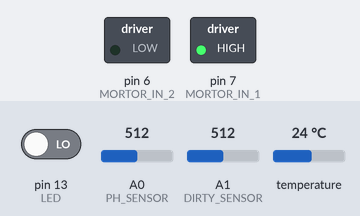
Bench run of a sketch on a simulated Arduino Uno, built with avr-gcc and run on an emulated ATmega328P. On the bench: switched loads named in the sketch (green lamp = pin HIGH). The test bench sets the inputs (shaded band); at power-on: pin 13 (LED) LOW, A0 (PH_SENSOR) = 512, A1 (DIRTY_SENSOR) = 512, temperature 24 °C. What the sketch prints to the serial monitor is not drawn.

Above: at 0.1 s.
Timing chart, 0 to 1.6 s (numbered marks = the images above):
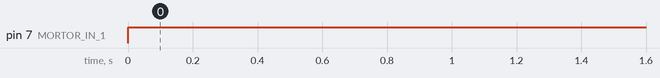

The sketch:

Smartank.ino
```cpp
#include <SoftwareSerial.h>
#include <OneWire.h>

//PIN Assignment
#define PH_SENSOR A0            //pH meter
#define DIRTY_SENSOR A1       // Dirty sensor
#define TEMPEATURE_SENSOR 4

#define BTrx 2
#define BTtx 3

#define MORTOR_IN_1 7                          // motor in 1
#define MORTOR_IN_2 6                          // motor in 2

#define LED 13

#define Offset 0.00            //deviation compensate for ph meter

#define samplingInterval 20
#define notifyInterval 800

//TODO: Confirm for the initial value
//Global variables for threshold
float temperatureThreshold = 28.0;
float dirtyThreshold = 6.0;
float pHThreshold = 1.0;

OneWire ds(TEMPEATURE_SENSOR);
SoftwareSerial BTSerial(BTrx,BTtx);

void setup(){
  BTSerial.begin(9600);
  Serial.begin(9600);
  //TODO: OUTPUT PIN?
  pinMode(TEMPEATURE_SENSOR, OUTPUT); //Pin, Only Sensing Read Setup
  pinMode(MORTOR_IN_1,OUTPUT);              // motor input 1
  pinMode(MORTOR_IN_2,OUTPUT);              // motor input 2
}

void loop(void)
{
  static float pHValue, dirtyVoltage, temperature;
  static unsigned long samplingTime = 0;
  static unsigned long notifyTime = 0;

  unsigned long currentTime = millis();

  //Handle bluetooth data from App
  receiveFromApp();

  //Get Sensor Data
  if(currentTime  > samplingTime + samplingInterval)
  {
     pHValue = getPH();
     dirtyVoltage= getDirty();     // dirty sensor's voltage (A1)
     temperature = getTemperature();                //ds18b20
     samplingTime = currentTime;
  }

  // Notify to App
  if(currentTime > notifyTime + notifyInterval)   //Every 800 milliseconds, print a numerical, convert the state of the LED indicator
  {
    notify(pHValue, dirtyVoltage, temperature);
    notifyTime = currentTime;
    delay(1000);
  }

  //TODO: configuration for boundary value and Check the comparison direction
  if (((temperature >= temperatureThreshold || pHValue <= pHThreshold) || dirtyVoltage <= dirtyThreshold))    // operating condition for motor
    motorA_Rotation();
}

void readFromApp(byte *data, int toRead) {
  //Not supported to read more than 4byte(long)
  if (toRead > 4)
    return;

  if (BTSerial.available() < toRead)
    return;

  //Read from MSB
  for (int i = toRead-1; i >= 0; i--)
    data[i] = BTSerial.read();
}

void handleAppData(short type, long payload) {
  switch(type) {
    case 0x01: temperatureThreshold = (float)payload; break;
    case 0x02: pHThreshold = (float)payload; break;
    case 0x03: dirtyThreshold = (float)payload; break;
    case 0x21: setMotorMode(payload); break;
    default: Serial.println("Undefined message type");
  }
}

void receiveFromApp() {
  short magicCode;
  short type;
  long payload;

  //Message should be 8byte
  if (BTSerial.available() < 8)
    return;

  readFromApp((byte *)&magicCode, sizeof(magicCode));

  Serial.println(magicCode);
  //validate the migicCode
  if (magicCode != 0x2018)
    return;

  readFromApp((byte *)&type, sizeof(type));
  readFromApp((byte *)&payload, sizeof(payload));

  Serial.println(type);
  Serial.println(payload);

  handleAppData(type, payload);
}

//For Network Byte-order
void toMSB(byte *source, byte *target, int len) {
  for (int i = 0; i < len; i++)
    target[i] = source[len - i -1];
}

void sendToApp(short type, float payload) {
  byte data[8] = {0x20, 0x18};
  toMSB((byte *)&type, &data[2], sizeof(type));
  toMSB((byte *)&payload, &data[4], sizeof(payload));
  BTSerial.write(data, sizeof(data));
}

void notify(float pHValue, float dirtyVoltage, float temperature) {
  Serial.println(pHValue,2);
  Serial.println(dirtyVoltage,2);
  Serial.println(temperature,2);
  digitalWrite(LED,digitalRead(LED)^1);

  //TODO: define macro for the type
  sendToApp(0x11, temperature);
  sendToApp(0x12, pHValue);
  sendToApp(0x13, dirtyVoltage);
}

float getDirty() {
  int sensorValue = analogRead(DIRTY_SENSOR);             // dirty sensor's value (A1)
  return sensorValue*(5.0/1024.0);     // dirty sensor's voltage (A1)
}

float getPH() {
  float voltage = getAveragePH() * 5.0 / 1024;
  return (3.5 * voltage) + Offset;
}

float getTemperature(){
  //returns the temperature from one DS18S20 in DEG Celsius
  byte data[12];
  byte addr[8];
  if ( !ds.search(addr)) {
      //no more sensors on chain, reset search
      Serial.println("Cannot Search addr");
      ds.reset_search();
      return -1001;
  }
  if ( OneWire::crc8( addr, 7) != addr[7]) {
      Serial.println("CRC is not valid!");
      return -1002;
  }
  if ( addr[0] != 0x10 && addr[0] != 0x28) {
      Serial.print("Device is not recognized");
      return -1003;
  }
  ds.reset();
  ds.select(addr);
  ds.write(0x44,1); // start conversion, with parasite power on at the end
  byte present = ds.reset();
  ds.select(addr);
  ds.write(0xBE); // Read Scratchpad

  for (int i = 0; i < 9; i++) { // we need 9 bytes
    data[i] = ds.read();
  }

  ds.reset_search();

  byte MSB = data[1];
  byte LSB = data[0];
  float tempRead = ((MSB << 8) | LSB); //using two's compliment
  float TemperatureSum = tempRead / 16;

  return TemperatureSum; //해당 값을 반환한다. - 즉 해당 값이 출력으로 나온다.
}

// DS18B20

#define ArrayLenth  40    //times of collection
double getAveragePH(){
  static int arr[ArrayLenth];   //Store the average value of the sensor feedback
  static int pHArrayIndex = 0;
  static bool fullySampled = false;
  int i;
  double avg;
  long sum = 0;
  int maxPH, minPH;
  int numberOfSamples = ArrayLenth;
  int currentPH = analogRead(PH_SENSOR);

  //TODO: int value?
  arr[pHArrayIndex++] = currentPH;
  if (pHArrayIndex == ArrayLenth) {
    pHArrayIndex = 0;
    fullySampled = true;
  }

  if (!fullySampled)
    numberOfSamples = pHArrayIndex;

  if (numberOfSamples < 5) {   //less than 5, calculated directly statistics
    for(i = 0; i < numberOfSamples; i++)
      sum += arr[i];
    avg = sum/numberOfSamples;
    return avg;
  }

  minPH = min(arr[0], arr[1]);
  maxPH = max(arr[0], arr[1]);

  for (i = 2; i < numberOfSamples; i++) {
    if (minPH <= arr[i] && arr[i] <= maxPH) {
      sum += arr[i];
      continue;
    }
    if ( arr[i] < minPH) {
      sum += minPH;     //arr<minPH
      minPH = arr[i];
    } else {
      sum += maxPH;    //arr>maxPH
      maxPH = arr[i];
    }
  }//for
  avg = (double)sum / (numberOfSamples - 2);
  return avg;
}

void motorA_Rotation()
{
    digitalWrite(MORTOR_IN_1,HIGH);
    digitalWrite(MORTOR_IN_2,LOW);
}

void setMotorMode(int mode) {
  //TODO: Do some action for the mode
  switch(mode) {
    case 0x00: Serial.println("Auto Mode");break;
    case 0x01: Serial.println("Force on");break;
    case 0x02: Serial.println("Force off");break;
  }
}
```

Measured:
- by itself, pin 7 (MORTOR_IN_1): LOW → HIGH at 0.00 s
